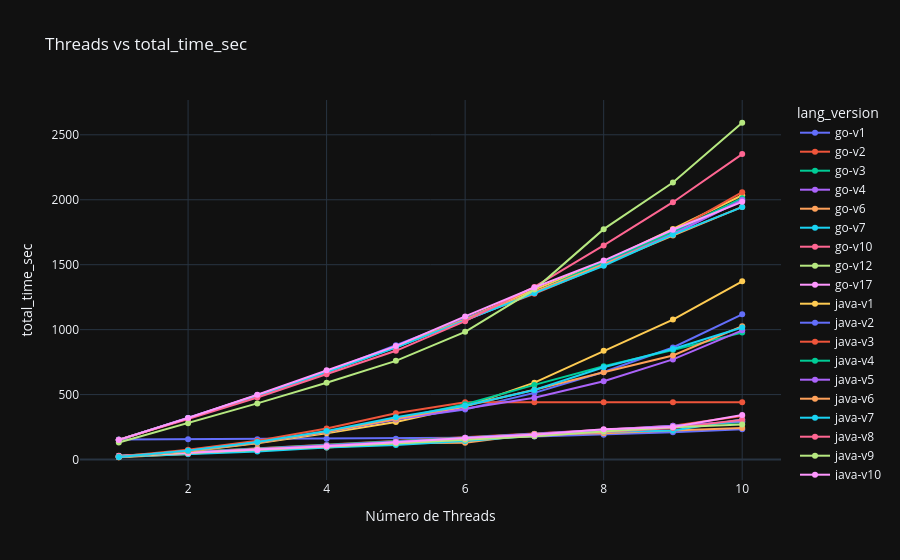
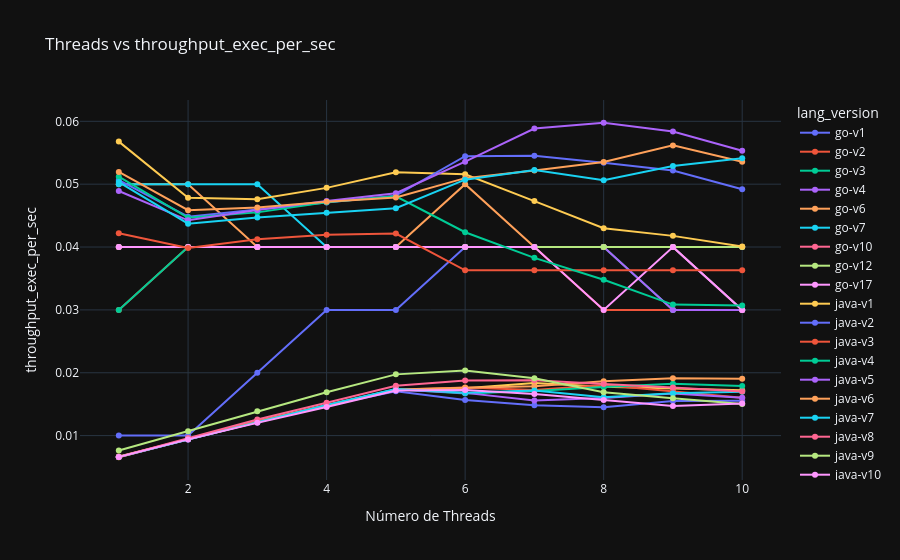
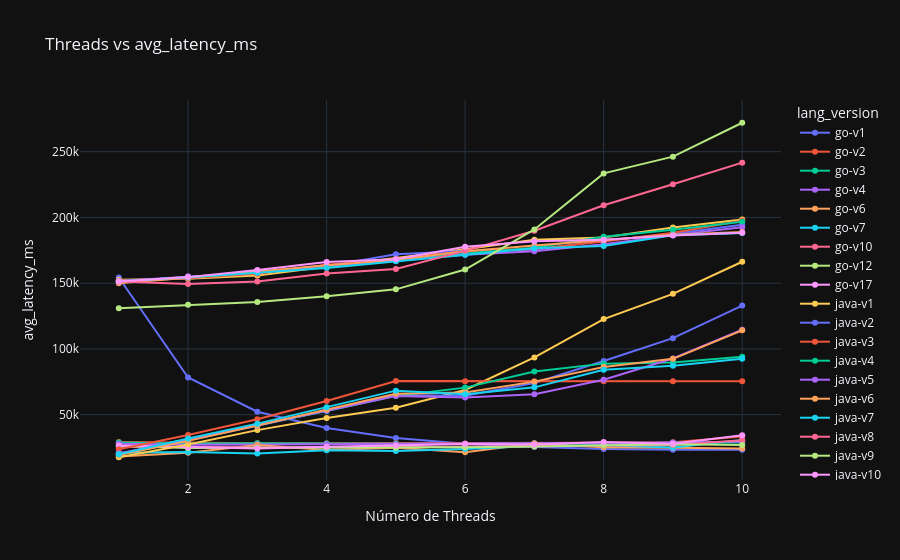

Notebook source saved alongside these figures, in order:
### Code cell
df_progression["lang_version"] = df_progression["language"] + "-" + df_progression["version"]

metrics = [
    "total_time_sec",
    "throughput_exec_per_sec",
    "avg_latency_ms"
]

for metric in metrics:
    fig = px.line(
        df_progression,
        x="threads",
        y=metric,
        color="lang_version",
        markers=True,
        title=f"Threads vs {metric}",
    )

    fig.update_layout(
        xaxis_title="Número de Threads",
        yaxis_title=metric,
        template="plotly_dark",
        hovermode="x unified"
    )

    fig.show()

### Figure 1 — Plotly figure (JSON) as saved in the notebook; plotly's stock layout.template omitted (floating-point values rounded to 4 significant figures)
{"data": [{"hovertemplate": "lang_version=go-v1<br>threads=%{x}<br>total_time_sec=%{y}<extra></extra>", "legendgroup": "go-v1", "line": {"color": "#636efa", "dash": "solid"}, "marker": {"symbol": "circle"}, "mode": "lines+markers", "name": "go-v1", "orientation": "v", "showlegend": true, "type": "scatter", "x": [1, 2, 3, 4, 5, 6, 7, 8, 9, 10], "xaxis": "x", "y": [154.3, 156.5, 156.7, 159.3, 161.0, 167.0, 177.4, 191.0, 210.3, 233.7], "yaxis": "y"}, {"hovertemplate": "lang_version=go-v2<br>threads=%{x}<br>total_time_sec=%{y}<extra></extra>", "legendgroup": "go-v2", "line": {"color": "#EF553B", "dash": "solid"}, "marker": {"symbol": "circle"}, "mode": "lines+markers", "name": "go-v2", "orientation": "v", "showlegend": true, "type": "scatter", "x": [1, 2, 3, 4, 5, 6, 7, 8, 9, 10], "xaxis": "x", "y": [29.22, 57.12, 84.82, 112.8, 141.2, 168.4, 197.2, 229.1, 261.0, 334.5], "yaxis": "y"}, {"hovertemplate": "lang_version=go-v3<br>threads=%{x}<br>total_time_sec=%{y}<extra></extra>", "legendgroup": "go-v3", "line": {"color": "#00cc96", "dash": "solid"}, "marker": {"symbol": "circle"}, "mode": "lines+markers", "name": "go-v3", "orientation": "v", "showlegend": true, "type": "scatter", "x": [1, 2, 3, 4, 5, 6, 7, 8, 9, 10], "xaxis": "x", "y": [28.77, 56.19, 84.81, 112.0, 139.5, 166.7, 198.5, 225.0, 258.1, 287.5], "yaxis": "y"}, {"hovertemplate": "lang_version=go-v4<br>threads=%{x}<br>total_time_sec=%{y}<extra></extra>", "legendgroup": "go-v4", "line": {"color": "#ab63fa", "dash": "solid"}, "marker": {"symbol": "circle"}, "mode": "lines+markers", "name": "go-v4", "orientation": "v", "showlegend": true, "type": "scatter", "x": [1, 2, 3, 4, 5, 6, 7, 8, 9, 10], "xaxis": "x", "y": [27.85, 54.14, 81.78, 110.1, 136.6, 166.8, 197.1, 226.9, 259.8, 295.0], "yaxis": "y"}, {"hovertemplate": "lang_version=go-v6<br>threads=%{x}<br>total_time_sec=%{y}<extra></extra>", "legendgroup": "go-v6", "line": {"color": "#FFA15A", "dash": "solid"}, "marker": {"symbol": "circle"}, "mode": "lines+markers", "name": "go-v6", "orientation": "v", "showlegend": true, "type": "scatter", "x": [1, 2, 3, 4, 5, 6, 7, 8, 9, 10], "xaxis": "x", "y": [18.27, 41.9, 80.76, 92.73, 124.5, 128.5, 197.0, 201.7, 224.4, 242.3], "yaxis": "y"}, {"hovertemplate": "lang_version=go-v7<br>threads=%{x}<br>total_time_sec=%{y}<extra></extra>", "legendgroup": "go-v7", "line": {"color": "#19d3f3", "dash": "solid"}, "marker": {"symbol": "circle"}, "mode": "lines+markers", "name": "go-v7", "orientation": "v", "showlegend": true, "type": "scatter", "x": [1, 2, 3, 4, 5, 6, 7, 8, 9, 10], "xaxis": "x", "y": [20.95, 43.27, 61.67, 91.74, 111.4, 143.1, 183.8, 213.4, 224.5, 307.6], "yaxis": "y"}, {"hovertemplate": "lang_version=go-v10<br>threads=%{x}<br>total_time_sec=%{y}<extra></extra>", "legendgroup": "go-v10", "line": {"color": "#FF6692", "dash": "solid"}, "marker": {"symbol": "circle"}, "mode": "lines+markers", "name": "go-v10", "orientation": "v", "showlegend": true, "type": "scatter", "x": [1, 2, 3, 4, 5, 6, 7, 8, 9, 10], "xaxis": "x", "y": [25.58, 50.29, 75.79, 101.0, 126.5, 153.9, 182.0, 213.2, 241.9, 305.7], "yaxis": "y"}, {"hovertemplate": "lang_version=go-v12<br>threads=%{x}<br>total_time_sec=%{y}<extra></extra>", "legendgroup": "go-v12", "line": {"color": "#B6E880", "dash": "solid"}, "marker": {"symbol": "circle"}, "mode": "lines+markers", "name": "go-v12", "orientation": "v", "showlegend": true, "type": "scatter", "x": [1, 2, 3, 4, 5, 6, 7, 8, 9, 10], "xaxis": "x", "y": [26.11, 49.44, 74.44, 99.63, 123.8, 151.7, 180.0, 215.1, 247.9, 270.2], "yaxis": "y"}, {"hovertemplate": "lang_version=go-v17<br>threads=%{x}<br>total_time_sec=%{y}<extra></extra>", "legendgroup": "go-v17", "line": {"color": "#FF97FF", "dash": "solid"}, "marker": {"symbol": "circle"}, "mode": "lines+markers", "name": "go-v17", "orientation": "v", "showlegend": true, "type": "scatter", "x": [1, 2, 3, 4, 5, 6, 7, 8, 9, 10], "xaxis": "x", "y": [26.53, 50.32, 72.99, 102.4, 133.2, 165.8, 191.4, 233.9, 251.0, 342.9], "yaxis": "y"}, {"hovertemplate": "lang_version=java-v1<br>threads=%{x}<br>total_time_sec=%{y}<extra></extra>", "legendgroup": "java-v1", "line": {"color": "#FECB52", "dash": "solid"}, "marker": {"symbol": "circle"}, "mode": "lines+markers", "name": "java-v1", "orientation": "v", "showlegend": true, "type": "scatter", "x": [1, 2, 3, 4, 5, 6, 7, 8, 9, 10], "xaxis": "x", "y": [152.5, 316.8, 487.5, 673.3, 867.5, 1084.0, 1308.0, 1521.0, 1775.0, 2035.0], "yaxis": "y"}, {"hovertemplate": "lang_version=java-v2<br>threads=%{x}<br>total_time_sec=%{y}<extra></extra>", "legendgroup": "java-v2", "line": {"color": "#636efa", "dash": "solid"}, "marker": {"symbol": "circle"}, "mode": "lines+markers", "name": "java-v2", "orientation": "v", "showlegend": true, "type": "scatter", "x": [1, 2, 3, 4, 5, 6, 7, 8, 9, 10], "xaxis": "x", "y": [151.4, 317.5, 495.2, 677.0, 880.4, 1086.0, 1281.0, 1518.0, 1742.0, 1995.0], "yaxis": "y"}, {"hovertemplate": "lang_version=java-v3<br>threads=%{x}<br>total_time_sec=%{y}<extra></extra>", "legendgroup": "java-v3", "line": {"color": "#EF553B", "dash": "solid"}, "marker": {"symbol": "circle"}, "mode": "lines+markers", "name": "java-v3", "orientation": "v", "showlegend": true, "type": "scatter", "x": [1, 2, 3, 4, 5, 6, 7, 8, 9, 10], "xaxis": "x", "y": [151.8, 317.3, 490.0, 678.3, 867.4, 1077.0, 1276.0, 1496.0, 1756.0, 2058.0], "yaxis": "y"}, {"hovertemplate": "lang_version=java-v4<br>threads=%{x}<br>total_time_sec=%{y}<extra></extra>", "legendgroup": "java-v4", "line": {"color": "#00cc96", "dash": "solid"}, "marker": {"symbol": "circle"}, "mode": "lines+markers", "name": "java-v4", "orientation": "v", "showlegend": true, "type": "scatter", "x": [1, 2, 3, 4, 5, 6, 7, 8, 9, 10], "xaxis": "x", "y": [151.4, 318.9, 494.1, 676.1, 864.3, 1079.0, 1287.0, 1523.0, 1754.0, 2012.0], "yaxis": "y"}, {"hovertemplate": "lang_version=java-v5<br>threads=%{x}<br>total_time_sec=%{y}<extra></extra>", "legendgroup": "java-v5", "line": {"color": "#ab63fa", "dash": "solid"}, "marker": {"symbol": "circle"}, "mode": "lines+markers", "name": "java-v5", "orientation": "v", "showlegend": true, "type": "scatter", "x": [1, 2, 3, 4, 5, 6, 7, 8, 9, 10], "xaxis": "x", "y": [151.7, 320.1, 494.2, 678.5, 865.1, 1072.0, 1283.0, 1502.0, 1735.0, 1998.0], "yaxis": "y"}, {"hovertemplate": "lang_version=java-v6<br>threads=%{x}<br>total_time_sec=%{y}<extra></extra>", "legendgroup": "java-v6", "line": {"color": "#FFA15A", "dash": "solid"}, "marker": {"symbol": "circle"}, "mode": "lines+markers", "name": "java-v6", "orientation": "v", "showlegend": true, "type": "scatter", "x": [1, 2, 3, 4, 5, 6, 7, 8, 9, 10], "xaxis": "x", "y": [150.0, 317.3, 493.2, 676.7, 865.5, 1078.0, 1289.0, 1502.0, 1725.0, 1945.0], "yaxis": "y"}, {"hovertemplate": "lang_version=java-v7<br>threads=%{x}<br>total_time_sec=%{y}<extra></extra>", "legendgroup": "java-v7", "line": {"color": "#19d3f3", "dash": "solid"}, "marker": {"symbol": "circle"}, "mode": "lines+markers", "name": "java-v7", "orientation": "v", "showlegend": true, "type": "scatter", "x": [1, 2, 3, 4, 5, 6, 7, 8, 9, 10], "xaxis": "x", "y": [151.2, 318.9, 492.9, 671.7, 862.1, 1070.0, 1282.0, 1491.0, 1731.0, 1944.0], "yaxis": "y"}, {"hovertemplate": "lang_version=java-v8<br>threads=%{x}<br>total_time_sec=%{y}<extra></extra>", "legendgroup": "java-v8", "line": {"color": "#FF6692", "dash": "solid"}, "marker": {"symbol": "circle"}, "mode": "lines+markers", "name": "java-v8", "orientation": "v", "showlegend": true, "type": "scatter", "x": [1, 2, 3, 4, 5, 6, 7, 8, 9, 10], "xaxis": "x", "y": [151.4, 311.4, 477.8, 656.5, 837.0, 1065.0, 1329.0, 1648.0, 1981.0, 2351.0], "yaxis": "y"}, {"hovertemplate": "lang_version=java-v9<br>threads=%{x}<br>total_time_sec=%{y}<extra></extra>", "legendgroup": "java-v9", "line": {"color": "#B6E880", "dash": "solid"}, "marker": {"symbol": "circle"}, "mode": "lines+markers", "name": "java-v9", "orientation": "v", "showlegend": true, "type": "scatter", "x": [1, 2, 3, 4, 5, 6, 7, 8, 9, 10], "xaxis": "x", "y": [130.9, 280.1, 432.1, 591.5, 759.8, 983.4, 1308.0, 1774.0, 2133.0, 2593.0], "yaxis": "y"}, {"hovertemplate": "lang_version=java-v10<br>threads=%{x}<br>total_time_sec=%{y}<extra></extra>", "legendgroup": "java-v10", "line": {"color": "#FF97FF", "dash": "solid"}, "marker": {"symbol": "circle"}, "mode": "lines+markers", "name": "java-v10", "orientation": "v", "showlegend": true, "type": "scatter", "x": [1, 2, 3, 4, 5, 6, 7, 8, 9, 10], "xaxis": "x", "y": [151.2, 319.2, 498.8, 687.9, 873.2, 1102.0, 1324.0, 1532.0, 1769.0, 1984.0], "yaxis": "y"}, {"hovertemplate": "lang_version=java-v11<br>threads=%{x}<br>total_time_sec=%{y}<extra></extra>", "legendgroup": "java-v11", "line": {"color": "#FECB52", "dash": "solid"}, "marker": {"symbol": "circle"}, "mode": "lines+markers", "name": "java-v11", "orientation": "v", "showlegend": true, "type": "scatter", "x": [1, 2, 3, 4, 5, 6, 7, 8, 9, 10], "xaxis": "x", "y": [17.61, 62.71, 126.0, 202.4, 289.1, 407.1, 591.9, 837.2, 1077.0, 1373.0], "yaxis": "y"}, {"hovertemplate": "lang_version=java-v12<br>threads=%{x}<br>total_time_sec=%{y}<extra></extra>", "legendgroup": "java-v12", "line": {"color": "#636efa", "dash": "solid"}, "marker": {"symbol": "circle"}, "mode": "lines+markers", "name": "java-v12", "orientation": "v", "showlegend": true, "type": "scatter", "x": [1, 2, 3, 4, 5, 6, 7, 8, 9, 10], "xaxis": "x", "y": [19.74, 66.93, 130.5, 212.4, 311.4, 385.7, 513.5, 673.9, 862.7, 1118.0], "yaxis": "y"}, {"hovertemplate": "lang_version=java-v13<br>threads=%{x}<br>total_time_sec=%{y}<extra></extra>", "legendgroup": "java-v13", "line": {"color": "#EF553B", "dash": "solid"}, "marker": {"symbol": "circle"}, "mode": "lines+markers", "name": "java-v13", "orientation": "v", "showlegend": true, "type": "scatter", "x": [1, 2, 3, 4, 5, 6, 7, 8, 9, 10], "xaxis": "x", "y": [23.69, 75.29, 145.5, 238.3, 355.9, 440.7, 440.7, 440.7, 440.7, 440.7], "yaxis": "y"}, {"hovertemplate": "lang_version=java-v14<br>threads=%{x}<br>total_time_sec=%{y}<extra></extra>", "legendgroup": "java-v14", "line": {"color": "#00cc96", "dash": "solid"}, "marker": {"symbol": "circle"}, "mode": "lines+markers", "name": "java-v14", "orientation": "v", "showlegend": true, "type": "scatter", "x": [1, 2, 3, 4, 5, 6, 7, 8, 9, 10], "xaxis": "x", "y": [19.53, 67.2, 131.8, 212.1, 312.0, 425.0, 574.8, 718.7, 843.0, 977.2], "yaxis": "y"}, {"hovertemplate": "lang_version=java-v15<br>threads=%{x}<br>total_time_sec=%{y}<extra></extra>", "legendgroup": "java-v15", "line": {"color": "#ab63fa", "dash": "solid"}, "marker": {"symbol": "circle"}, "mode": "lines+markers", "name": "java-v15", "orientation": "v", "showlegend": true, "type": "scatter", "x": [1, 2, 3, 4, 5, 6, 7, 8, 9, 10], "xaxis": "x", "y": [20.44, 67.8, 130.8, 211.3, 308.9, 392.0, 475.9, 602.3, 770.7, 994.5], "yaxis": "y"}, {"hovertemplate": "lang_version=java-v16<br>threads=%{x}<br>total_time_sec=%{y}<extra></extra>", "legendgroup": "java-v16", "line": {"color": "#FFA15A", "dash": "solid"}, "marker": {"symbol": "circle"}, "mode": "lines+markers", "name": "java-v16", "orientation": "v", "showlegend": true, "type": "scatter", "x": [1, 2, 3, 4, 5, 6, 7, 8, 9, 10], "xaxis": "x", "y": [19.25, 65.42, 129.6, 211.9, 313.2, 412.1, 536.7, 672.7, 801.2, 1027.0], "yaxis": "y"}, {"hovertemplate": "lang_version=java-v17<br>threads=%{x}<br>total_time_sec=%{y}<extra></extra>", "legendgroup": "java-v17", "line": {"color": "#19d3f3", "dash": "solid"}, "marker": {"symbol": "circle"}, "mode": "lines+markers", "name": "java-v17", "orientation": "v", "showlegend": true, "type": "scatter", "x": [1, 2, 3, 4, 5, 6, 7, 8, 9, 10], "xaxis": "x", "y": [19.86, 68.62, 134.2, 220.0, 324.9, 414.0, 535.8, 710.9, 850.9, 1016.0], "yaxis": "y"}], "layout": {"hovermode": "x unified", "legend": {"title": {"text": "lang_version"}, "tracegroupgap": 0}, "title": {"text": "Threads vs total_time_sec"}, "xaxis": {"anchor": "y", "domain": [0, 1], "title": {"text": "Número de Threads"}}, "yaxis": {"anchor": "x", "domain": [0, 1], "title": {"text": "total_time_sec"}}}}

### Figure 2 — Plotly figure (JSON) as saved in the notebook; plotly's stock layout.template omitted (floating-point values rounded to 4 significant figures)
{"data": [{"hovertemplate": "lang_version=go-v1<br>threads=%{x}<br>throughput_exec_per_sec=%{y}<extra></extra>", "legendgroup": "go-v1", "line": {"color": "#636efa", "dash": "solid"}, "marker": {"symbol": "circle"}, "mode": "lines+markers", "name": "go-v1", "orientation": "v", "showlegend": true, "type": "scatter", "x": [1, 2, 3, 4, 5, 6, 7, 8, 9, 10], "xaxis": "x", "y": [0.01, 0.01, 0.02, 0.03, 0.03, 0.04, 0.04, 0.04, 0.04, 0.04], "yaxis": "y"}, {"hovertemplate": "lang_version=go-v2<br>threads=%{x}<br>throughput_exec_per_sec=%{y}<extra></extra>", "legendgroup": "go-v2", "line": {"color": "#EF553B", "dash": "solid"}, "marker": {"symbol": "circle"}, "mode": "lines+markers", "name": "go-v2", "orientation": "v", "showlegend": true, "type": "scatter", "x": [1, 2, 3, 4, 5, 6, 7, 8, 9, 10], "xaxis": "x", "y": [0.03, 0.04, 0.04, 0.04, 0.04, 0.04, 0.04, 0.03, 0.03, 0.03], "yaxis": "y"}, {"hovertemplate": "lang_version=go-v3<br>threads=%{x}<br>throughput_exec_per_sec=%{y}<extra></extra>", "legendgroup": "go-v3", "line": {"color": "#00cc96", "dash": "solid"}, "marker": {"symbol": "circle"}, "mode": "lines+markers", "name": "go-v3", "orientation": "v", "showlegend": true, "type": "scatter", "x": [1, 2, 3, 4, 5, 6, 7, 8, 9, 10], "xaxis": "x", "y": [0.03, 0.04, 0.04, 0.04, 0.04, 0.04, 0.04, 0.04, 0.03, 0.03], "yaxis": "y"}, {"hovertemplate": "lang_version=go-v4<br>threads=%{x}<br>throughput_exec_per_sec=%{y}<extra></extra>", "legendgroup": "go-v4", "line": {"color": "#ab63fa", "dash": "solid"}, "marker": {"symbol": "circle"}, "mode": "lines+markers", "name": "go-v4", "orientation": "v", "showlegend": true, "type": "scatter", "x": [1, 2, 3, 4, 5, 6, 7, 8, 9, 10], "xaxis": "x", "y": [0.04, 0.04, 0.04, 0.04, 0.04, 0.04, 0.04, 0.04, 0.03, 0.03], "yaxis": "y"}, {"hovertemplate": "lang_version=go-v6<br>threads=%{x}<br>throughput_exec_per_sec=%{y}<extra></extra>", "legendgroup": "go-v6", "line": {"color": "#FFA15A", "dash": "solid"}, "marker": {"symbol": "circle"}, "mode": "lines+markers", "name": "go-v6", "orientation": "v", "showlegend": true, "type": "scatter", "x": [1, 2, 3, 4, 5, 6, 7, 8, 9, 10], "xaxis": "x", "y": [0.05, 0.05, 0.04, 0.04, 0.04, 0.05, 0.04, 0.04, 0.04, 0.04], "yaxis": "y"}, {"hovertemplate": "lang_version=go-v7<br>threads=%{x}<br>throughput_exec_per_sec=%{y}<extra></extra>", "legendgroup": "go-v7", "line": {"color": "#19d3f3", "dash": "solid"}, "marker": {"symbol": "circle"}, "mode": "lines+markers", "name": "go-v7", "orientation": "v", "showlegend": true, "type": "scatter", "x": [1, 2, 3, 4, 5, 6, 7, 8, 9, 10], "xaxis": "x", "y": [0.05, 0.05, 0.05, 0.04, 0.04, 0.04, 0.04, 0.04, 0.04, 0.03], "yaxis": "y"}, {"hovertemplate": "lang_version=go-v10<br>threads=%{x}<br>throughput_exec_per_sec=%{y}<extra></extra>", "legendgroup": "go-v10", "line": {"color": "#FF6692", "dash": "solid"}, "marker": {"symbol": "circle"}, "mode": "lines+markers", "name": "go-v10", "orientation": "v", "showlegend": true, "type": "scatter", "x": [1, 2, 3, 4, 5, 6, 7, 8, 9, 10], "xaxis": "x", "y": [0.04, 0.04, 0.04, 0.04, 0.04, 0.04, 0.04, 0.04, 0.04, 0.03], "yaxis": "y"}, {"hovertemplate": "lang_version=go-v12<br>threads=%{x}<br>throughput_exec_per_sec=%{y}<extra></extra>", "legendgroup": "go-v12", "line": {"color": "#B6E880", "dash": "solid"}, "marker": {"symbol": "circle"}, "mode": "lines+markers", "name": "go-v12", "orientation": "v", "showlegend": true, "type": "scatter", "x": [1, 2, 3, 4, 5, 6, 7, 8, 9, 10], "xaxis": "x", "y": [0.04, 0.04, 0.04, 0.04, 0.04, 0.04, 0.04, 0.04, 0.04, 0.04], "yaxis": "y"}, {"hovertemplate": "lang_version=go-v17<br>threads=%{x}<br>throughput_exec_per_sec=%{y}<extra></extra>", "legendgroup": "go-v17", "line": {"color": "#FF97FF", "dash": "solid"}, "marker": {"symbol": "circle"}, "mode": "lines+markers", "name": "go-v17", "orientation": "v", "showlegend": true, "type": "scatter", "x": [1, 2, 3, 4, 5, 6, 7, 8, 9, 10], "xaxis": "x", "y": [0.04, 0.04, 0.04, 0.04, 0.04, 0.04, 0.04, 0.03, 0.04, 0.03], "yaxis": "y"}, {"hovertemplate": "lang_version=java-v1<br>threads=%{x}<br>throughput_exec_per_sec=%{y}<extra></extra>", "legendgroup": "java-v1", "line": {"color": "#FECB52", "dash": "solid"}, "marker": {"symbol": "circle"}, "mode": "lines+markers", "name": "java-v1", "orientation": "v", "showlegend": true, "type": "scatter", "x": [1, 2, 3, 4, 5, 6, 7, 8, 9, 10], "xaxis": "x", "y": [0.006556, 0.009471, 0.01231, 0.01485, 0.01729, 0.01753, 0.01835, 0.01775, 0.01747, 0.0172], "yaxis": "y"}, {"hovertemplate": "lang_version=java-v2<br>threads=%{x}<br>throughput_exec_per_sec=%{y}<extra></extra>", "legendgroup": "java-v2", "line": {"color": "#636efa", "dash": "solid"}, "marker": {"symbol": "circle"}, "mode": "lines+markers", "name": "java-v2", "orientation": "v", "showlegend": true, "type": "scatter", "x": [1, 2, 3, 4, 5, 6, 7, 8, 9, 10], "xaxis": "x", "y": [0.006604, 0.009447, 0.01212, 0.01477, 0.01704, 0.01565, 0.01483, 0.01449, 0.0155, 0.01554], "yaxis": "y"}, {"hovertemplate": "lang_version=java-v3<br>threads=%{x}<br>throughput_exec_per_sec=%{y}<extra></extra>", "legendgroup": "java-v3", "line": {"color": "#EF553B", "dash": "solid"}, "marker": {"symbol": "circle"}, "mode": "lines+markers", "name": "java-v3", "orientation": "v", "showlegend": true, "type": "scatter", "x": [1, 2, 3, 4, 5, 6, 7, 8, 9, 10], "xaxis": "x", "y": [0.006586, 0.009456, 0.01225, 0.01474, 0.01729, 0.01764, 0.01724, 0.01805, 0.01708, 0.01603], "yaxis": "y"}, {"hovertemplate": "lang_version=java-v4<br>threads=%{x}<br>throughput_exec_per_sec=%{y}<extra></extra>", "legendgroup": "java-v4", "line": {"color": "#00cc96", "dash": "solid"}, "marker": {"symbol": "circle"}, "mode": "lines+markers", "name": "java-v4", "orientation": "v", "showlegend": true, "type": "scatter", "x": [1, 2, 3, 4, 5, 6, 7, 8, 9, 10], "xaxis": "x", "y": [0.006603, 0.009408, 0.01214, 0.01479, 0.01735, 0.01668, 0.01709, 0.01773, 0.01825, 0.01789], "yaxis": "y"}, {"hovertemplate": "lang_version=java-v5<br>threads=%{x}<br>throughput_exec_per_sec=%{y}<extra></extra>", "legendgroup": "java-v5", "line": {"color": "#ab63fa", "dash": "solid"}, "marker": {"symbol": "circle"}, "mode": "lines+markers", "name": "java-v5", "orientation": "v", "showlegend": true, "type": "scatter", "x": [1, 2, 3, 4, 5, 6, 7, 8, 9, 10], "xaxis": "x", "y": [0.006594, 0.009371, 0.01214, 0.01474, 0.01734, 0.0168, 0.01559, 0.01597, 0.01672, 0.01601], "yaxis": "y"}, {"hovertemplate": "lang_version=java-v6<br>threads=%{x}<br>throughput_exec_per_sec=%{y}<extra></extra>", "legendgroup": "java-v6", "line": {"color": "#FFA15A", "dash": "solid"}, "marker": {"symbol": "circle"}, "mode": "lines+markers", "name": "java-v6", "orientation": "v", "showlegend": true, "type": "scatter", "x": [1, 2, 3, 4, 5, 6, 7, 8, 9, 10], "xaxis": "x", "y": [0.006668, 0.009455, 0.01216, 0.01478, 0.01733, 0.01762, 0.01784, 0.01864, 0.01913, 0.01903], "yaxis": "y"}, {"hovertemplate": "lang_version=java-v7<br>threads=%{x}<br>throughput_exec_per_sec=%{y}<extra></extra>", "legendgroup": "java-v7", "line": {"color": "#19d3f3", "dash": "solid"}, "marker": {"symbol": "circle"}, "mode": "lines+markers", "name": "java-v7", "orientation": "v", "showlegend": true, "type": "scatter", "x": [1, 2, 3, 4, 5, 6, 7, 8, 9, 10], "xaxis": "x", "y": [0.006613, 0.009408, 0.01217, 0.01489, 0.0174, 0.01683, 0.01717, 0.0161, 0.01675, 0.01698], "yaxis": "y"}, {"hovertemplate": "lang_version=java-v8<br>threads=%{x}<br>throughput_exec_per_sec=%{y}<extra></extra>", "legendgroup": "java-v8", "line": {"color": "#FF6692", "dash": "solid"}, "marker": {"symbol": "circle"}, "mode": "lines+markers", "name": "java-v8", "orientation": "v", "showlegend": true, "type": "scatter", "x": [1, 2, 3, 4, 5, 6, 7, 8, 9, 10], "xaxis": "x", "y": [0.006606, 0.009634, 0.01256, 0.01523, 0.01792, 0.01878, 0.01882, 0.0182, 0.01767, 0.01701], "yaxis": "y"}, {"hovertemplate": "lang_version=java-v9<br>threads=%{x}<br>throughput_exec_per_sec=%{y}<extra></extra>", "legendgroup": "java-v9", "line": {"color": "#B6E880", "dash": "solid"}, "marker": {"symbol": "circle"}, "mode": "lines+markers", "name": "java-v9", "orientation": "v", "showlegend": true, "type": "scatter", "x": [1, 2, 3, 4, 5, 6, 7, 8, 9, 10], "xaxis": "x", "y": [0.007641, 0.01071, 0.01389, 0.01691, 0.01974, 0.02034, 0.01911, 0.01691, 0.01594, 0.01504], "yaxis": "y"}, {"hovertemplate": "lang_version=java-v10<br>threads=%{x}<br>throughput_exec_per_sec=%{y}<extra></extra>", "legendgroup": "java-v10", "line": {"color": "#FF97FF", "dash": "solid"}, "marker": {"symbol": "circle"}, "mode": "lines+markers", "name": "java-v10", "orientation": "v", "showlegend": true, "type": "scatter", "x": [1, 2, 3, 4, 5, 6, 7, 8, 9, 10], "xaxis": "x", "y": [0.006614, 0.009398, 0.01203, 0.01454, 0.01718, 0.01724, 0.01662, 0.01567, 0.0147, 0.01512], "yaxis": "y"}, {"hovertemplate": "lang_version=java-v11<br>threads=%{x}<br>throughput_exec_per_sec=%{y}<extra></extra>", "legendgroup": "java-v11", "line": {"color": "#FECB52", "dash": "solid"}, "marker": {"symbol": "circle"}, "mode": "lines+markers", "name": "java-v11", "orientation": "v", "showlegend": true, "type": "scatter", "x": [1, 2, 3, 4, 5, 6, 7, 8, 9, 10], "xaxis": "x", "y": [0.05677, 0.04784, 0.04761, 0.04941, 0.05188, 0.05158, 0.04731, 0.043, 0.04178, 0.04007], "yaxis": "y"}, {"hovertemplate": "lang_version=java-v12<br>threads=%{x}<br>throughput_exec_per_sec=%{y}<extra></extra>", "legendgroup": "java-v12", "line": {"color": "#636efa", "dash": "solid"}, "marker": {"symbol": "circle"}, "mode": "lines+markers", "name": "java-v12", "orientation": "v", "showlegend": true, "type": "scatter", "x": [1, 2, 3, 4, 5, 6, 7, 8, 9, 10], "xaxis": "x", "y": [0.05065, 0.04483, 0.04597, 0.04709, 0.04818, 0.05445, 0.05453, 0.05342, 0.05216, 0.04919], "yaxis": "y"}, {"hovertemplate": "lang_version=java-v13<br>threads=%{x}<br>throughput_exec_per_sec=%{y}<extra></extra>", "legendgroup": "java-v13", "line": {"color": "#EF553B", "dash": "solid"}, "marker": {"symbol": "circle"}, "mode": "lines+markers", "name": "java-v13", "orientation": "v", "showlegend": true, "type": "scatter", "x": [1, 2, 3, 4, 5, 6, 7, 8, 9, 10], "xaxis": "x", "y": [0.04221, 0.03985, 0.04123, 0.04196, 0.04214, 0.0363, 0.0363, 0.0363, 0.0363, 0.0363], "yaxis": "y"}, {"hovertemplate": "lang_version=java-v14<br>threads=%{x}<br>throughput_exec_per_sec=%{y}<extra></extra>", "legendgroup": "java-v14", "line": {"color": "#00cc96", "dash": "solid"}, "marker": {"symbol": "circle"}, "mode": "lines+markers", "name": "java-v14", "orientation": "v", "showlegend": true, "type": "scatter", "x": [1, 2, 3, 4, 5, 6, 7, 8, 9, 10], "xaxis": "x", "y": [0.0512, 0.04464, 0.04551, 0.04714, 0.04808, 0.04235, 0.03828, 0.03479, 0.03084, 0.0307], "yaxis": "y"}, {"hovertemplate": "lang_version=java-v15<br>threads=%{x}<br>throughput_exec_per_sec=%{y}<extra></extra>", "legendgroup": "java-v15", "line": {"color": "#ab63fa", "dash": "solid"}, "marker": {"symbol": "circle"}, "mode": "lines+markers", "name": "java-v15", "orientation": "v", "showlegend": true, "type": "scatter", "x": [1, 2, 3, 4, 5, 6, 7, 8, 9, 10], "xaxis": "x", "y": [0.04891, 0.04425, 0.04589, 0.04732, 0.04856, 0.05357, 0.05884, 0.05977, 0.05839, 0.0553], "yaxis": "y"}, {"hovertemplate": "lang_version=java-v16<br>threads=%{x}<br>throughput_exec_per_sec=%{y}<extra></extra>", "legendgroup": "java-v16", "line": {"color": "#FFA15A", "dash": "solid"}, "marker": {"symbol": "circle"}, "mode": "lines+markers", "name": "java-v16", "orientation": "v", "showlegend": true, "type": "scatter", "x": [1, 2, 3, 4, 5, 6, 7, 8, 9, 10], "xaxis": "x", "y": [0.05195, 0.04586, 0.0463, 0.04719, 0.04789, 0.05096, 0.05217, 0.05352, 0.05617, 0.05357], "yaxis": "y"}, {"hovertemplate": "lang_version=java-v17<br>threads=%{x}<br>throughput_exec_per_sec=%{y}<extra></extra>", "legendgroup": "java-v17", "line": {"color": "#19d3f3", "dash": "solid"}, "marker": {"symbol": "circle"}, "mode": "lines+markers", "name": "java-v17", "orientation": "v", "showlegend": true, "type": "scatter", "x": [1, 2, 3, 4, 5, 6, 7, 8, 9, 10], "xaxis": "x", "y": [0.05034, 0.04372, 0.0447, 0.04546, 0.04617, 0.05072, 0.05226, 0.05064, 0.05288, 0.05412], "yaxis": "y"}], "layout": {"hovermode": "x unified", "legend": {"title": {"text": "lang_version"}, "tracegroupgap": 0}, "title": {"text": "Threads vs throughput_exec_per_sec"}, "xaxis": {"anchor": "y", "domain": [0, 1], "title": {"text": "Número de Threads"}}, "yaxis": {"anchor": "x", "domain": [0, 1], "title": {"text": "throughput_exec_per_sec"}}}}

### Figure 3 — Plotly figure (JSON) as saved in the notebook; plotly's stock layout.template omitted (floating-point values rounded to 4 significant figures)
{"data": [{"hovertemplate": "lang_version=go-v1<br>threads=%{x}<br>avg_latency_ms=%{y}<extra></extra>", "legendgroup": "go-v1", "line": {"color": "#636efa", "dash": "solid"}, "marker": {"symbol": "circle"}, "mode": "lines+markers", "name": "go-v1", "orientation": "v", "showlegend": true, "type": "scatter", "x": [1, 2, 3, 4, 5, 6, 7, 8, 9, 10], "xaxis": "x", "y": [154300.0, 78260.0, 52250.0, 39840.0, 32200.0, 27830.0, 25340.0, 23870.0, 23370.0, 23370.0], "yaxis": "y"}, {"hovertemplate": "lang_version=go-v2<br>threads=%{x}<br>avg_latency_ms=%{y}<extra></extra>", "legendgroup": "go-v2", "line": {"color": "#EF553B", "dash": "solid"}, "marker": {"symbol": "circle"}, "mode": "lines+markers", "name": "go-v2", "orientation": "v", "showlegend": true, "type": "scatter", "x": [1, 2, 3, 4, 5, 6, 7, 8, 9, 10], "xaxis": "x", "y": [29220.0, 28560.0, 28270.0, 28200.0, 28230.0, 28060.0, 28180.0, 28640.0, 29000.0, 33450.0], "yaxis": "y"}, {"hovertemplate": "lang_version=go-v3<br>threads=%{x}<br>avg_latency_ms=%{y}<extra></extra>", "legendgroup": "go-v3", "line": {"color": "#00cc96", "dash": "solid"}, "marker": {"symbol": "circle"}, "mode": "lines+markers", "name": "go-v3", "orientation": "v", "showlegend": true, "type": "scatter", "x": [1, 2, 3, 4, 5, 6, 7, 8, 9, 10], "xaxis": "x", "y": [28770.0, 28100.0, 28270.0, 27990.0, 27910.0, 27780.0, 28350.0, 28130.0, 28680.0, 28750.0], "yaxis": "y"}, {"hovertemplate": "lang_version=go-v4<br>threads=%{x}<br>avg_latency_ms=%{y}<extra></extra>", "legendgroup": "go-v4", "line": {"color": "#ab63fa", "dash": "solid"}, "marker": {"symbol": "circle"}, "mode": "lines+markers", "name": "go-v4", "orientation": "v", "showlegend": true, "type": "scatter", "x": [1, 2, 3, 4, 5, 6, 7, 8, 9, 10], "xaxis": "x", "y": [27850.0, 27070.0, 27260.0, 27530.0, 27310.0, 27810.0, 28160.0, 28360.0, 28860.0, 29500.0], "yaxis": "y"}, {"hovertemplate": "lang_version=go-v6<br>threads=%{x}<br>avg_latency_ms=%{y}<extra></extra>", "legendgroup": "go-v6", "line": {"color": "#FFA15A", "dash": "solid"}, "marker": {"symbol": "circle"}, "mode": "lines+markers", "name": "go-v6", "orientation": "v", "showlegend": true, "type": "scatter", "x": [1, 2, 3, 4, 5, 6, 7, 8, 9, 10], "xaxis": "x", "y": [18270.0, 20950.0, 26920.0, 23180.0, 24910.0, 21410.0, 28140.0, 25220.0, 24930.0, 24230.0], "yaxis": "y"}, {"hovertemplate": "lang_version=go-v7<br>threads=%{x}<br>avg_latency_ms=%{y}<extra></extra>", "legendgroup": "go-v7", "line": {"color": "#19d3f3", "dash": "solid"}, "marker": {"symbol": "circle"}, "mode": "lines+markers", "name": "go-v7", "orientation": "v", "showlegend": true, "type": "scatter", "x": [1, 2, 3, 4, 5, 6, 7, 8, 9, 10], "xaxis": "x", "y": [20950.0, 21640.0, 20560.0, 22940.0, 22280.0, 23850.0, 26250.0, 26670.0, 24950.0, 30760.0], "yaxis": "y"}, {"hovertemplate": "lang_version=go-v10<br>threads=%{x}<br>avg_latency_ms=%{y}<extra></extra>", "legendgroup": "go-v10", "line": {"color": "#FF6692", "dash": "solid"}, "marker": {"symbol": "circle"}, "mode": "lines+markers", "name": "go-v10", "orientation": "v", "showlegend": true, "type": "scatter", "x": [1, 2, 3, 4, 5, 6, 7, 8, 9, 10], "xaxis": "x", "y": [25580.0, 25140.0, 25260.0, 25240.0, 25300.0, 25650.0, 26000.0, 26660.0, 26870.0, 30570.0], "yaxis": "y"}, {"hovertemplate": "lang_version=go-v12<br>threads=%{x}<br>avg_latency_ms=%{y}<extra></extra>", "legendgroup": "go-v12", "line": {"color": "#B6E880", "dash": "solid"}, "marker": {"symbol": "circle"}, "mode": "lines+markers", "name": "go-v12", "orientation": "v", "showlegend": true, "type": "scatter", "x": [1, 2, 3, 4, 5, 6, 7, 8, 9, 10], "xaxis": "x", "y": [26110.0, 24720.0, 24810.0, 24910.0, 24760.0, 25280.0, 25720.0, 26890.0, 27550.0, 27020.0], "yaxis": "y"}, {"hovertemplate": "lang_version=go-v17<br>threads=%{x}<br>avg_latency_ms=%{y}<extra></extra>", "legendgroup": "go-v17", "line": {"color": "#FF97FF", "dash": "solid"}, "marker": {"symbol": "circle"}, "mode": "lines+markers", "name": "go-v17", "orientation": "v", "showlegend": true, "type": "scatter", "x": [1, 2, 3, 4, 5, 6, 7, 8, 9, 10], "xaxis": "x", "y": [26530.0, 25160.0, 24330.0, 25590.0, 26640.0, 27630.0, 27340.0, 29240.0, 27880.0, 34290.0], "yaxis": "y"}, {"hovertemplate": "lang_version=java-v1<br>threads=%{x}<br>avg_latency_ms=%{y}<extra></extra>", "legendgroup": "java-v1", "line": {"color": "#FECB52", "dash": "solid"}, "marker": {"symbol": "circle"}, "mode": "lines+markers", "name": "java-v1", "orientation": "v", "showlegend": true, "type": "scatter", "x": [1, 2, 3, 4, 5, 6, 7, 8, 9, 10], "xaxis": "x", "y": [152500.0, 153300.0, 155800.0, 162400.0, 168600.0, 175800.0, 183000.0, 184800.0, 192300.0, 198400.0], "yaxis": "y"}, {"hovertemplate": "lang_version=java-v2<br>threads=%{x}<br>avg_latency_ms=%{y}<extra></extra>", "legendgroup": "java-v2", "line": {"color": "#636efa", "dash": "solid"}, "marker": {"symbol": "circle"}, "mode": "lines+markers", "name": "java-v2", "orientation": "v", "showlegend": true, "type": "scatter", "x": [1, 2, 3, 4, 5, 6, 7, 8, 9, 10], "xaxis": "x", "y": [151400.0, 153800.0, 158400.0, 162800.0, 172000.0, 174500.0, 175400.0, 182300.0, 187500.0, 194500.0], "yaxis": "y"}, {"hovertemplate": "lang_version=java-v3<br>threads=%{x}<br>avg_latency_ms=%{y}<extra></extra>", "legendgroup": "java-v3", "line": {"color": "#EF553B", "dash": "solid"}, "marker": {"symbol": "circle"}, "mode": "lines+markers", "name": "java-v3", "orientation": "v", "showlegend": true, "type": "scatter", "x": [1, 2, 3, 4, 5, 6, 7, 8, 9, 10], "xaxis": "x", "y": [151800.0, 153800.0, 157200.0, 163900.0, 168200.0, 174300.0, 175900.0, 181700.0, 188300.0, 197400.0], "yaxis": "y"}, {"hovertemplate": "lang_version=java-v4<br>threads=%{x}<br>avg_latency_ms=%{y}<extra></extra>", "legendgroup": "java-v4", "line": {"color": "#00cc96", "dash": "solid"}, "marker": {"symbol": "circle"}, "mode": "lines+markers", "name": "java-v4", "orientation": "v", "showlegend": true, "type": "scatter", "x": [1, 2, 3, 4, 5, 6, 7, 8, 9, 10], "xaxis": "x", "y": [151400.0, 154400.0, 158100.0, 162500.0, 167000.0, 172600.0, 176900.0, 185300.0, 190600.0, 196700.0], "yaxis": "y"}, {"hovertemplate": "lang_version=java-v5<br>threads=%{x}<br>avg_latency_ms=%{y}<extra></extra>", "legendgroup": "java-v5", "line": {"color": "#ab63fa", "dash": "solid"}, "marker": {"symbol": "circle"}, "mode": "lines+markers", "name": "java-v5", "orientation": "v", "showlegend": true, "type": "scatter", "x": [1, 2, 3, 4, 5, 6, 7, 8, 9, 10], "xaxis": "x", "y": [151700.0, 155200.0, 158200.0, 163500.0, 167100.0, 171700.0, 174400.0, 179600.0, 186600.0, 192600.0], "yaxis": "y"}, {"hovertemplate": "lang_version=java-v6<br>threads=%{x}<br>avg_latency_ms=%{y}<extra></extra>", "legendgroup": "java-v6", "line": {"color": "#FFA15A", "dash": "solid"}, "marker": {"symbol": "circle"}, "mode": "lines+markers", "name": "java-v6", "orientation": "v", "showlegend": true, "type": "scatter", "x": [1, 2, 3, 4, 5, 6, 7, 8, 9, 10], "xaxis": "x", "y": [150000.0, 154100.0, 158800.0, 163700.0, 167700.0, 174400.0, 178700.0, 182600.0, 186800.0, 189000.0], "yaxis": "y"}, {"hovertemplate": "lang_version=java-v7<br>threads=%{x}<br>avg_latency_ms=%{y}<extra></extra>", "legendgroup": "java-v7", "line": {"color": "#19d3f3", "dash": "solid"}, "marker": {"symbol": "circle"}, "mode": "lines+markers", "name": "java-v7", "orientation": "v", "showlegend": true, "type": "scatter", "x": [1, 2, 3, 4, 5, 6, 7, 8, 9, 10], "xaxis": "x", "y": [151200.0, 154500.0, 157900.0, 161600.0, 166800.0, 171600.0, 176600.0, 178300.0, 186500.0, 188100.0], "yaxis": "y"}, {"hovertemplate": "lang_version=java-v8<br>threads=%{x}<br>avg_latency_ms=%{y}<extra></extra>", "legendgroup": "java-v8", "line": {"color": "#FF6692", "dash": "solid"}, "marker": {"symbol": "circle"}, "mode": "lines+markers", "name": "java-v8", "orientation": "v", "showlegend": true, "type": "scatter", "x": [1, 2, 3, 4, 5, 6, 7, 8, 9, 10], "xaxis": "x", "y": [151400.0, 149300.0, 151300.0, 157300.0, 160900.0, 174600.0, 189900.0, 209300.0, 225200.0, 241700.0], "yaxis": "y"}, {"hovertemplate": "lang_version=java-v9<br>threads=%{x}<br>avg_latency_ms=%{y}<extra></extra>", "legendgroup": "java-v9", "line": {"color": "#B6E880", "dash": "solid"}, "marker": {"symbol": "circle"}, "mode": "lines+markers", "name": "java-v9", "orientation": "v", "showlegend": true, "type": "scatter", "x": [1, 2, 3, 4, 5, 6, 7, 8, 9, 10], "xaxis": "x", "y": [130900.0, 133500.0, 135700.0, 140100.0, 145300.0, 160400.0, 190800.0, 233500.0, 246200.0, 272000.0], "yaxis": "y"}, {"hovertemplate": "lang_version=java-v10<br>threads=%{x}<br>avg_latency_ms=%{y}<extra></extra>", "legendgroup": "java-v10", "line": {"color": "#FF97FF", "dash": "solid"}, "marker": {"symbol": "circle"}, "mode": "lines+markers", "name": "java-v10", "orientation": "v", "showlegend": true, "type": "scatter", "x": [1, 2, 3, 4, 5, 6, 7, 8, 9, 10], "xaxis": "x", "y": [151200.0, 154600.0, 160000.0, 166100.0, 168200.0, 177700.0, 182000.0, 183000.0, 186300.0, 188400.0], "yaxis": "y"}, {"hovertemplate": "lang_version=java-v11<br>threads=%{x}<br>avg_latency_ms=%{y}<extra></extra>", "legendgroup": "java-v11", "line": {"color": "#FECB52", "dash": "solid"}, "marker": {"symbol": "circle"}, "mode": "lines+markers", "name": "java-v11", "orientation": "v", "showlegend": true, "type": "scatter", "x": [1, 2, 3, 4, 5, 6, 7, 8, 9, 10], "xaxis": "x", "y": [17620.0, 27230.0, 38250.0, 47540.0, 55200.0, 68800.0, 93540.0, 122700.0, 141900.0, 166300.0], "yaxis": "y"}, {"hovertemplate": "lang_version=java-v12<br>threads=%{x}<br>avg_latency_ms=%{y}<extra></extra>", "legendgroup": "java-v12", "line": {"color": "#636efa", "dash": "solid"}, "marker": {"symbol": "circle"}, "mode": "lines+markers", "name": "java-v12", "orientation": "v", "showlegend": true, "type": "scatter", "x": [1, 2, 3, 4, 5, 6, 7, 8, 9, 10], "xaxis": "x", "y": [19740.0, 30660.0, 41620.0, 53240.0, 64760.0, 64310.0, 74130.0, 90840.0, 108200.0, 132900.0], "yaxis": "y"}, {"hovertemplate": "lang_version=java-v13<br>threads=%{x}<br>avg_latency_ms=%{y}<extra></extra>", "legendgroup": "java-v13", "line": {"color": "#EF553B", "dash": "solid"}, "marker": {"symbol": "circle"}, "mode": "lines+markers", "name": "java-v13", "orientation": "v", "showlegend": true, "type": "scatter", "x": [1, 2, 3, 4, 5, 6, 7, 8, 9, 10], "xaxis": "x", "y": [23690.0, 34490.0, 46540.0, 60390.0, 75560.0, 75430.0, 75430.0, 75430.0, 75430.0, 75430.0], "yaxis": "y"}, {"hovertemplate": "lang_version=java-v14<br>threads=%{x}<br>avg_latency_ms=%{y}<extra></extra>", "legendgroup": "java-v14", "line": {"color": "#00cc96", "dash": "solid"}, "marker": {"symbol": "circle"}, "mode": "lines+markers", "name": "java-v14", "orientation": "v", "showlegend": true, "type": "scatter", "x": [1, 2, 3, 4, 5, 6, 7, 8, 9, 10], "xaxis": "x", "y": [19530.0, 31100.0, 42080.0, 52730.0, 64280.0, 70570.0, 82900.0, 88820.0, 89760.0, 94090.0], "yaxis": "y"}, {"hovertemplate": "lang_version=java-v15<br>threads=%{x}<br>avg_latency_ms=%{y}<extra></extra>", "legendgroup": "java-v15", "line": {"color": "#ab63fa", "dash": "solid"}, "marker": {"symbol": "circle"}, "mode": "lines+markers", "name": "java-v15", "orientation": "v", "showlegend": true, "type": "scatter", "x": [1, 2, 3, 4, 5, 6, 7, 8, 9, 10], "xaxis": "x", "y": [20440.0, 31320.0, 41780.0, 52920.0, 64200.0, 62980.0, 65510.0, 76530.0, 92740.0, 114600.0], "yaxis": "y"}, {"hovertemplate": "lang_version=java-v16<br>threads=%{x}<br>avg_latency_ms=%{y}<extra></extra>", "legendgroup": "java-v16", "line": {"color": "#FFA15A", "dash": "solid"}, "marker": {"symbol": "circle"}, "mode": "lines+markers", "name": "java-v16", "orientation": "v", "showlegend": true, "type": "scatter", "x": [1, 2, 3, 4, 5, 6, 7, 8, 9, 10], "xaxis": "x", "y": [19250.0, 30080.0, 41830.0, 53700.0, 65880.0, 66790.0, 75130.0, 86250.0, 92480.0, 114100.0], "yaxis": "y"}, {"hovertemplate": "lang_version=java-v17<br>threads=%{x}<br>avg_latency_ms=%{y}<extra></extra>", "legendgroup": "java-v17", "line": {"color": "#19d3f3", "dash": "solid"}, "marker": {"symbol": "circle"}, "mode": "lines+markers", "name": "java-v17", "orientation": "v", "showlegend": true, "type": "scatter", "x": [1, 2, 3, 4, 5, 6, 7, 8, 9, 10], "xaxis": "x", "y": [19860.0, 31910.0, 43180.0, 55660.0, 68270.0, 65610.0, 70760.0, 84230.0, 87240.0, 92480.0], "yaxis": "y"}], "layout": {"hovermode": "x unified", "legend": {"title": {"text": "lang_version"}, "tracegroupgap": 0}, "title": {"text": "Threads vs avg_latency_ms"}, "xaxis": {"anchor": "y", "domain": [0, 1], "title": {"text": "Número de Threads"}}, "yaxis": {"anchor": "x", "domain": [0, 1], "title": {"text": "avg_latency_ms"}}}}
